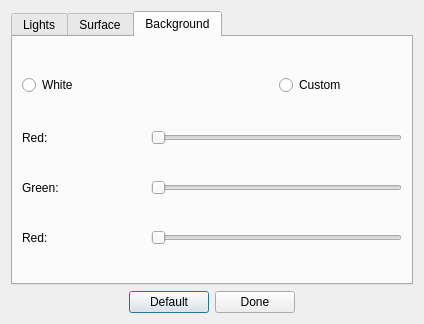
<?xml version="1.0" encoding="UTF-8"?>
<ui version="4.0">
 <class>LightingDialog</class>
 <widget class="QDialog" name="LightingDialog">
  <property name="geometry">
   <rect>
    <x>0</x>
    <y>0</y>
    <width>424</width>
    <height>324</height>
   </rect>
  </property>
  <property name="windowTitle">
   <string>Lighting</string>
  </property>
  <layout class="QVBoxLayout" name="verticalLayout">
   <item>
    <widget class="QTabWidget" name="tabWidget">
     <property name="currentIndex">
      <number>2</number>
     </property>
     <widget class="QWidget" name="tab">
      <attribute name="title">
       <string>Lights</string>
      </attribute>
     </widget>
     <widget class="QWidget" name="tab_2">
      <attribute name="title">
       <string>Surface</string>
      </attribute>
     </widget>
     <widget class="QWidget" name="tab_3">
      <attribute name="title">
       <string>Background</string>
      </attribute>
      <layout class="QGridLayout" name="gridLayout">
       <item row="0" column="0" colspan="2">
        <widget class="QRadioButton" name="radioButton">
         <property name="text">
          <string>White</string>
         </property>
        </widget>
       </item>
       <item row="0" column="2">
        <widget class="QRadioButton" name="radioButton_2">
         <property name="text">
          <string>Custom</string>
         </property>
        </widget>
       </item>
       <item row="1" column="0">
        <widget class="QLabel" name="label">
         <property name="text">
          <string>Red:</string>
         </property>
        </widget>
       </item>
       <item row="2" column="0">
        <widget class="QLabel" name="label_2">
         <property name="text">
          <string>Green:</string>
         </property>
        </widget>
       </item>
       <item row="3" column="0">
        <widget class="QLabel" name="label_3">
         <property name="text">
          <string>Red:</string>
         </property>
        </widget>
       </item>
       <item row="1" column="1" colspan="2">
        <widget class="QSlider" name="horizontalSlider">
         <property name="orientation">
          <enum>Qt::Horizontal</enum>
         </property>
        </widget>
       </item>
       <item row="2" column="1" colspan="2">
        <widget class="QSlider" name="horizontalSlider_2">
         <property name="orientation">
          <enum>Qt::Horizontal</enum>
         </property>
        </widget>
       </item>
       <item row="3" column="1" colspan="2">
        <widget class="QSlider" name="horizontalSlider_3">
         <property name="orientation">
          <enum>Qt::Horizontal</enum>
         </property>
        </widget>
       </item>
      </layout>
     </widget>
    </widget>
   </item>
   <item>
    <layout class="QHBoxLayout" name="horizontalLayout">
     <item>
      <spacer name="horizontalSpacer">
       <property name="orientation">
        <enum>Qt::Horizontal</enum>
       </property>
       <property name="sizeHint" stdset="0">
        <size>
         <width>40</width>
         <height>20</height>
        </size>
       </property>
      </spacer>
     </item>
     <item>
      <widget class="QPushButton" name="pushButtonDefault">
       <property name="text">
        <string>Default</string>
       </property>
      </widget>
     </item>
     <item>
      <widget class="QPushButton" name="pushButtonDone">
       <property name="text">
        <string>Done</string>
       </property>
      </widget>
     </item>
     <item>
      <spacer name="horizontalSpacer_2">
       <property name="orientation">
        <enum>Qt::Horizontal</enum>
       </property>
       <property name="sizeHint" stdset="0">
        <size>
         <width>40</width>
         <height>20</height>
        </size>
       </property>
      </spacer>
     </item>
    </layout>
   </item>
  </layout>
 </widget>
 <resources/>
 <connections/>
</ui>
